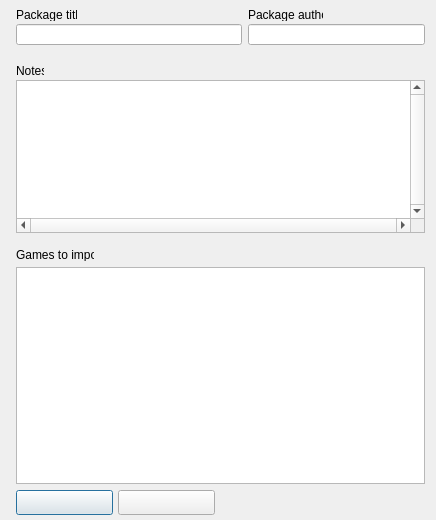
<?xml version="1.0" encoding="UTF-8"?>
<ui version="4.0">
  <class>ZipPackageDBGLForm</class>
  <widget class="QDialog" name="ZipPackageDBGLForm">
    <property name="geometry"><rect><x>0</x><y>0</y><width>436</width><height>520</height></rect></property>
    <property name="windowTitle"><string>ZipPackageDBGLForm</string></property>
    <property name="vclPosition" stdset="0"><string notr="true">poOwnerFormCenter</string></property>
    <property name="vclBorderIcons" stdset="0"><string notr="true">biSystemMenu,biMaximize</string></property>
    <property name="vclDesignWidth" stdset="0"><number>436</number></property>
    <property name="vclDesignHeight" stdset="0"><number>520</number></property>
    <widget class="QLabel" name="NotesLabel">
      <property name="geometry"><rect><x>16</x><y>64</y><width>28</width><height>13</height></rect></property>
      <property name="text"><string>Notes</string></property>
      <property name="textFormat"><enum>Qt::PlainText</enum></property>
      <property name="alignment"><set>Qt::AlignLeft|Qt::AlignTop</set></property>
      <property name="vclAutoSize" stdset="0"><bool>true</bool></property>
    </widget>
    <widget class="QLabel" name="GamesLabel">
      <property name="geometry"><rect><x>16</x><y>248</y><width>78</width><height>13</height></rect></property>
      <property name="text"><string>Games to import</string></property>
      <property name="textFormat"><enum>Qt::PlainText</enum></property>
      <property name="alignment"><set>Qt::AlignLeft|Qt::AlignTop</set></property>
      <property name="vclAutoSize" stdset="0"><bool>true</bool></property>
    </widget>
    <widget class="QLineEdit" name="TitleEdit">
      <property name="geometry"><rect><x>16</x><y>24</y><width>226</width><height>21</height></rect></property>
      <property name="vclAnchors" stdset="0"><string notr="true">akLeft,akTop,akRight</string></property>
      <property name="readOnly"><bool>true</bool></property>
    </widget>
    <widget class="QLabel" name="TitleEdit_EditLabel">
      <property name="geometry"><rect><x>16</x><y>8</y><width>61</width><height>13</height></rect></property>
      <property name="text"><string>Package title</string></property>
      <property name="textFormat"><enum>Qt::PlainText</enum></property>
      <property name="vclAutoSize" stdset="0"><bool>true</bool></property>
      <property name="vclFocusControl" stdset="0"><string notr="true">TitleEdit</string></property>
      <property name="vclLabeledEditOf" stdset="0"><string notr="true">TitleEdit</string></property>
    </widget>
    <widget class="QLineEdit" name="AuthorEdit">
      <property name="geometry"><rect><x>248</x><y>24</y><width>177</width><height>21</height></rect></property>
      <property name="vclAnchors" stdset="0"><string notr="true">akTop,akRight</string></property>
      <property name="readOnly"><bool>true</bool></property>
    </widget>
    <widget class="QLabel" name="AuthorEdit_EditLabel">
      <property name="geometry"><rect><x>248</x><y>8</y><width>75</width><height>13</height></rect></property>
      <property name="text"><string>Package author</string></property>
      <property name="textFormat"><enum>Qt::PlainText</enum></property>
      <property name="vclAutoSize" stdset="0"><bool>true</bool></property>
      <property name="vclFocusControl" stdset="0"><string notr="true">AuthorEdit</string></property>
      <property name="vclLabeledEditOf" stdset="0"><string notr="true">AuthorEdit</string></property>
      <property name="vclAnchors" stdset="0"><string notr="true">akTop,akRight</string></property>
    </widget>
    <widget class="QListWidget" name="GamesListBox">
      <property name="geometry"><rect><x>16</x><y>267</y><width>409</width><height>217</height></rect></property>
      <property name="vclAnchors" stdset="0"><string notr="true">akLeft,akTop,akRight,akBottom</string></property>
      <property name="vclCheckList" stdset="0"><bool>true</bool></property>
    </widget>
    <widget class="QTextEdit" name="NotesMemo">
      <property name="geometry"><rect><x>16</x><y>80</y><width>409</width><height>153</height></rect></property>
      <property name="vclAnchors" stdset="0"><string notr="true">akLeft,akTop,akRight</string></property>
      <property name="readOnly"><bool>true</bool></property>
      <property name="verticalScrollBarPolicy"><enum>Qt::ScrollBarAlwaysOn</enum></property>
      <property name="horizontalScrollBarPolicy"><enum>Qt::ScrollBarAlwaysOn</enum></property>
      <property name="acceptRichText"><bool>false</bool></property>
    </widget>
    <widget class="QPushButton" name="OKButton">
      <property name="geometry"><rect><x>16</x><y>490</y><width>97</width><height>25</height></rect></property>
      <property name="vclAnchors" stdset="0"><string notr="true">akLeft,akBottom</string></property>
      <property name="text"><string></string></property>
      <property name="autoDefault"><bool>false</bool></property>
      <property name="vclKind" stdset="0"><string notr="true">bkOK</string></property>
      <property name="default"><bool>true</bool></property>
      <property name="vclModalResult" stdset="0"><string notr="true">mrOk</string></property>
    </widget>
    <widget class="QPushButton" name="CancelButton">
      <property name="geometry"><rect><x>118</x><y>490</y><width>97</width><height>25</height></rect></property>
      <property name="vclAnchors" stdset="0"><string notr="true">akLeft,akBottom</string></property>
      <property name="text"><string></string></property>
      <property name="autoDefault"><bool>false</bool></property>
      <property name="vclKind" stdset="0"><string notr="true">bkCancel</string></property>
      <property name="vclCancel" stdset="0"><bool>true</bool></property>
      <property name="vclModalResult" stdset="0"><string notr="true">mrCancel</string></property>
    </widget>
  </widget>
  <tabstops>
    <tabstop>TitleEdit</tabstop>
    <tabstop>AuthorEdit</tabstop>
    <tabstop>NotesMemo</tabstop>
    <tabstop>GamesListBox</tabstop>
    <tabstop>OKButton</tabstop>
    <tabstop>CancelButton</tabstop>
  </tabstops>
  <resources><include location="../../resources/dfend.qrc"/></resources>
  <connections/>
</ui>
